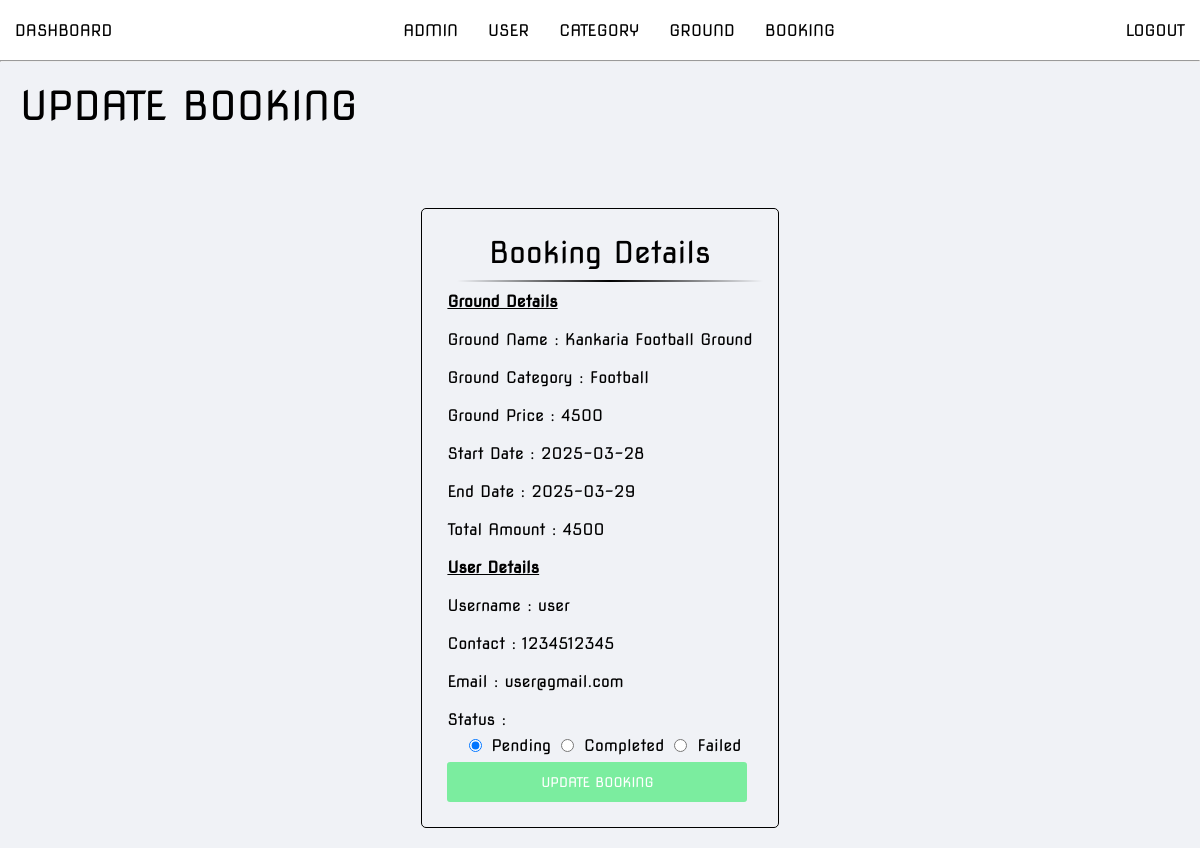
Page /admin/update-booking.php?id=1 (signed in) on the committed database.
### tables this page shows
CREATE TABLE `booking` (
  `b_id` int(10) UNSIGNED NOT NULL,
  `ground_name` varchar(50) NOT NULL,
  `start_date` date NOT NULL,
  `end_date` date NOT NULL,
  `category` varchar(50) NOT NULL,
  `price` int(11) NOT NULL,
  `total` int(11) NOT NULL,
  `status` enum('Pending','Completed','Failed') NOT NULL DEFAULT 'Pending',
  `reg_id` int(10) UNSIGNED NOT NULL
);

CREATE TABLE `registration` (
  `reg_id` int(10) UNSIGNED NOT NULL,
  `fullname` varchar(50) NOT NULL,
  `username` varchar(50) NOT NULL,
  `gender` varchar(10) NOT NULL,
  `age` int(10) NOT NULL,
  `dob` date NOT NULL,
  `city` varchar(50) NOT NULL,
  `contact` int(10) NOT NULL,
  `email` varchar(50) NOT NULL,
  `password` varchar(255) NOT NULL
);

### admin/update-booking.php (the view, shortened to what this page needs)
<?php include('./partials/menu.php'); ?>
    <div class="main">
        <p class="main-heading">UPDATE BOOKING</p>
        <br><br>
        <?php
            $id = $_GET['id'];
            $sql = "SELECT * FROM booking WHERE b_id=$id";
            $res = mysqli_query($conn, $sql);
            if($res==TRUE)
            {
               $count = mysqli_num_rows($res);
               if($count==1)
               {
                    $rows = mysqli_fetch_assoc($res);
                    $gname = $rows['ground_name'];
                    $category = $rows['category'];
                    $sdate = $rows['start_date'];
                    $edate = $rows['end_date'];
                    $price = $rows['price'];
                    $total = $rows['total'];
                    $status = $rows['status'];
                    $reg_id = $rows['reg_id'];
                    $sql2 = "SELECT * FROM registration WHERE reg_id=$reg_id";
                    $res2 = mysqli_query($conn, $sql2);
                    if($res2==TRUE)
                    {
                       $count2 = mysqli_num_rows($res2);
                       if($count2==1)
                       {
                            $rows2 = mysqli_fetch_assoc($res2);
                            $username = $rows2['username'];
                            $contact = $rows2['contact'];
                            $email = $rows2['email'];
                       }
                    }
                }
            }
        ?>
        <div class="container">
            <div class="sub-container">
                <p class="form-heading">Booking Details</p>
                <hr class="h-line">
                <form method="post">
                    <b><u>Ground Details</u></b><br><br>
                    <p>Ground Name : <?php echo $gname; ?></p><br>
                    <p>Ground Category : <?php echo $category; ?></p><br>
                    <p>Ground Price : <?php echo $price; ?></p><br>
                    <p>Start Date : <?php echo $sdate; ?></p><br>
                    <p>End Date : <?php echo $edate; ?></p><br>
                    <p>Total Amount : <?php echo $total; ?></p><br>
                    <b><u>User Details</u></b><br><br>
                    <p>Username : <?php echo $username; ?></p><br>
                    <p>Contact : <?php echo $contact; ?></p><br>
                    <p>Email : <?php echo $email; ?></p><br>
                    <p>Status : </p>
                    <div class="tbl-align">
                        <?php
                            if($status == "Pending")
                            {
                                ?>
                                    <input type="radio" name="status" value="Pending" checked>Pending
                                    <input type="radio" name="status" value="Completed">Completed
                                    <input type="radio" name="status" value="Failed">Failed
                                <?php
                            }
                                ?>
                    </div>
                    <button name="submit" class="btn-submit">UPDATE BOOKING</button>
                </form>
            </div>
        </div>
    </div>

### admin/css/style.css (style rules this page uses)
* { margin: 0px; padding: 0px; box-sizing: border-box; font-family: "nova-square"; }
.main { height: auto; width: 100%; background-color: #f0f2f6; }
.main-heading { padding: 20px; font-size: 40px; }
.tbl-align { display: flex; justify-content: center; align-items: center; }
.h-line { width: 100%; height: 1.5px; margin: 10px; border: none; background-image: linear-gradient(to right, rgba(0, 0, 0, 0), rgba(0, 0, 0, 1), rgba(0, 0, 0, 0)); }
.container { height: auto; width: 100%; display: flex; justify-content: center; align-items: center; }
.sub-container { height: auto; width: auto; border: 1px solid black; border-radius: 5px; padding: 25px; margin: 20px; }
.form-heading { font-size: 30px; text-align: center; }
.btn-submit { height: 40px; width: 300px; border: none; border-radius: 3px; background-color: #7bed9f; color: white; }
.tbl-align input { height: auto; width: auto; margin: 10px; }

### rows in the picture
booking: ground_name "Kankaria Football Ground", category "Football", price "4500", start_date "2025-03-28", end_date "2025-03-29", total "4500"
registration: username "user", contact "1234512345", email "user@gmail.com"
